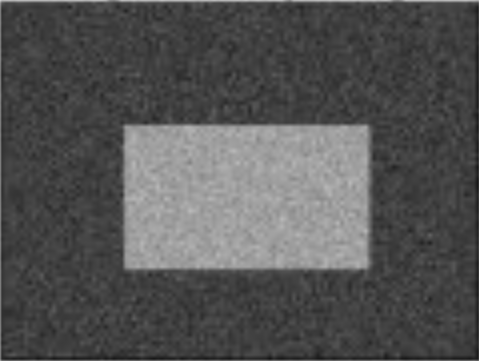
#> input picture opencv/data/noise.png, 479 x 361 px
$ python '二值化.py'
#> lines starting #> are read from the running program, lines starting #| are printed output that depends on the picture; after the words box and inside, x2 and y2 are one past the last pixel; in counts of white or black regions, pixels touching at a corner belong together
import cv2
from matplotlib import pyplot as plt


# http://m.blog.csdn.net/sinat_21258931/article/details/61418681

# 固定阈值二值化
def threshold():
    img = cv2.imread('data/gradient.jpg')
    ret, thresh1 = cv2.threshold(img, 127, 255, cv2.THRESH_BINARY)
    ret, thresh2 = cv2.threshold(img, 127, 255, cv2.THRESH_BINARY_INV)
    ret, thresh3 = cv2.threshold(img, 127, 255, cv2.THRESH_TRUNC)
    ret, thresh4 = cv2.threshold(img, 127, 255, cv2.THRESH_TOZERO)
    ret, thresh5 = cv2.threshold(img, 127, 255, cv2.THRESH_TOZERO_INV)
    titles = ['Original Image', 'BINARY', 'BINARY_INV', 'TRUNC', 'TOZERO', 'TOZERO_INV']
    images = [img, thresh1, thresh2, thresh3, thresh4, thresh5]
    plt.figure(figsize=(18, 10))
    for i in range(6):
        plt.subplot(2, 3, i + 1)
        plt.imshow(images[i], 'gray')
        plt.title(titles[i])
        plt.xticks([]), plt.yticks([])
    plt.show()


# 自适应阈值二值化
def adaptive_threshold():
    img = cv2.imread('data/sheet.png', cv2.IMREAD_GRAYSCALE)
    img = cv2.medianBlur(img, 5)
    ret, th1 = cv2.threshold(img, 127, 255, cv2.THRESH_BINARY)
    th2 = cv2.adaptiveThreshold(img, 255, cv2.ADAPTIVE_THRESH_MEAN_C, cv2.THRESH_BINARY, 11, 2)
    th3 = cv2.adaptiveThreshold(img, 255, cv2.ADAPTIVE_THRESH_GAUSSIAN_C, cv2.THRESH_BINARY, 11, 2)
    titles = ['Original Image', 'Global Thresholding (v = 127)', 'Adaptive Mean Thresholding', 'Adaptive Gaussian Thresholding']
    images = [img, th1, th2, th3]
    plt.figure(figsize=(18, 10))
    for i in range(4):
        plt.subplot(2, 2, i + 1)
        plt.imshow(images[i], 'gray')
        plt.title(titles[i])
        plt.xticks([]), plt.yticks([])
    plt.show()


# Otsu’s Binarization: 基于直方图的二值化
def otsu_threshold():
    img = cv2.imread('data/noise.png', cv2.IMREAD_GRAYSCALE)
#> img is the input picture: shape (361, 479); min 21, max 202, mean 83.8
    # global thresholding
    ret1, th1 = cv2.threshold(img, 127, 255, cv2.THRESH_BINARY)
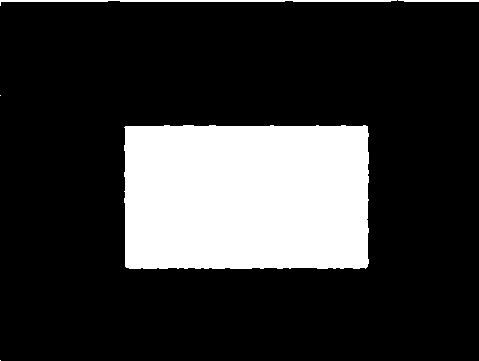
#> th1: shape (361, 479); 20.6% white; 5 white regions (2 under 20 px), largest, box (x1, y1, x2, y2) and area: (124, 125, 369, 269) 34724, (0, 0, 397, 6) 772, (398, 0, 479, 2) 156
    # Otsu's thresholding
    ret2, th2 = cv2.threshold(img, 0, 255, cv2.THRESH_BINARY + cv2.THRESH_OTSU)
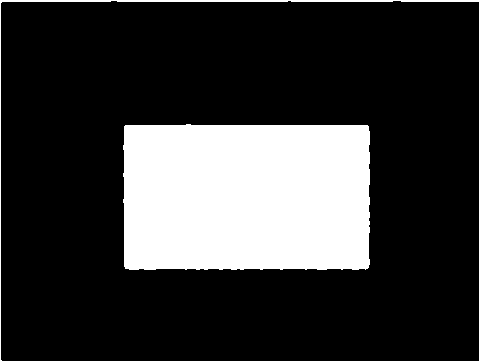
#> th2: shape (361, 479); 21.2% white; 2 white regions, box (x1, y1, x2, y2) and area: (123, 124, 370, 270) 35439, (0, 0, 479, 361) 1302
#> ret2 = 110
    # Otsu's thresholding after Gaussian filtering
    blur = cv2.GaussianBlur(img, (5, 5), 0)
    ret3, th3 = cv2.threshold(blur, 0, 255, cv2.THRESH_BINARY + cv2.THRESH_OTSU)
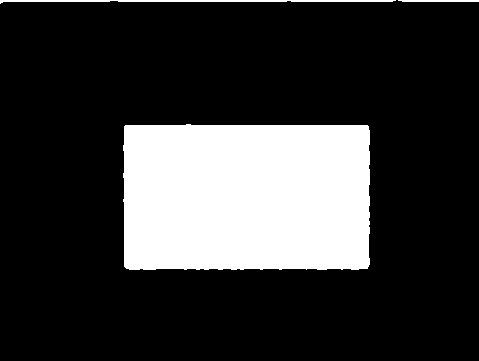
#> th3: shape (361, 479); 21% white; 3 white regions, box (x1, y1, x2, y2) and area: (123, 124, 370, 270) 35449, (0, 0, 396, 4) 781, (398, 0, 479, 2) 158
#> ret3 = 110
    # plot all the images and their histograms
    images = [img, 0, th1,
              img, 0, th2,
              blur, 0, th3]
    titles = ['Original Noisy Image', 'Histogram', 'Global Thresholding (v=127)',
              'Original Noisy Image', 'Histogram', "Otsu's Thresholding",
              'Gaussian filtered Image', 'Histogram', "Otsu's Thresholding"]
    plt.figure(figsize=(18, 10))
    for i in range(3):
        plt.subplot(3, 3, i * 3 + 1), plt.imshow(images[i * 3], 'gray')
        plt.title(titles[i * 3]), plt.xticks([]), plt.yticks([])
        plt.subplot(3, 3, i * 3 + 2), plt.hist(images[i * 3].ravel(), 256)
        plt.title(titles[i * 3 + 1]), plt.xticks([]), plt.yticks([])
        plt.subplot(3, 3, i * 3 + 3), plt.imshow(images[i * 3 + 2], 'gray')
        plt.title(titles[i * 3 + 2]), plt.xticks([]), plt.yticks([])
    plt.show()
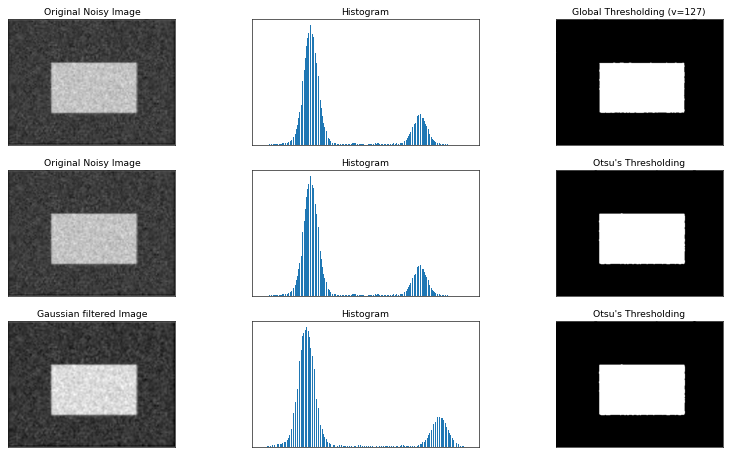
#> figure drawn by matplotlib, 9 panels


otsu_threshold()
